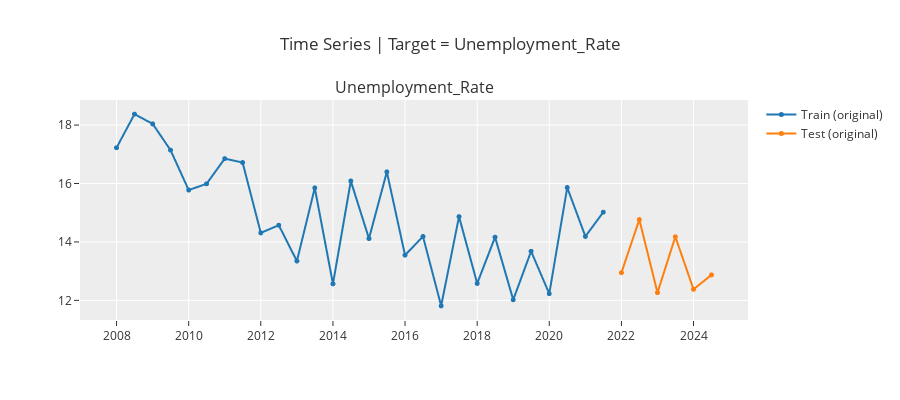
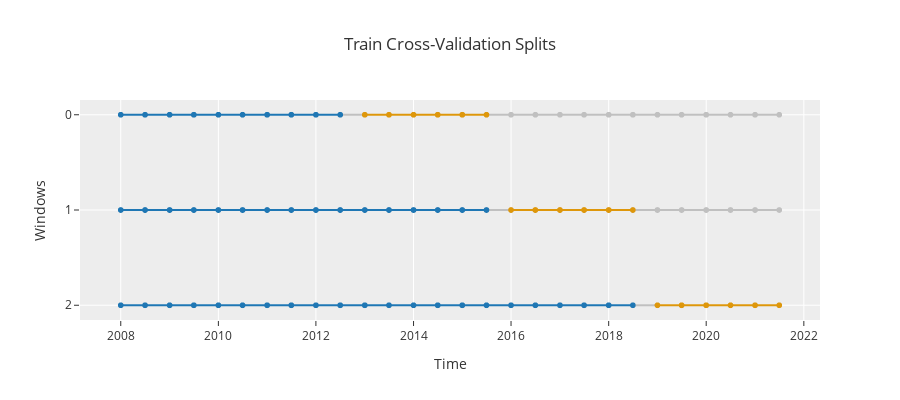

The code cell stored with these charts, in order, in its notebook:
### Code cell
exp.plot_model(plot="train_test_split", fig_kwargs={"height": 400, "width": 900})
exp.plot_model(plot="cv", fig_kwargs={"height": 400, "width": 900})

### Figure 1 — Plotly figure (JSON) as saved in the notebook; plotly's stock layout.template omitted (floating-point values rounded to 4 significant figures)
{"data": [{"line": {"color": "rgb(31, 119, 180)", "width": 2}, "marker": {"color": "rgb(31, 119, 180)", "size": 5}, "mode": "lines+markers", "name": "Train (original)", "type": "scattergl", "x": ["2008-01-01T00:00:00", "2008-07-01T00:00:00", "2009-01-01T00:00:00", "2009-07-01T00:00:00", "2010-01-01T00:00:00", "2010-07-01T00:00:00", "2011-01-01T00:00:00", "2011-07-01T00:00:00", "2012-01-01T00:00:00", "2012-07-01T00:00:00", "2013-01-01T00:00:00", "2013-07-01T00:00:00", "2014-01-01T00:00:00", "2014-07-01T00:00:00", "2015-01-01T00:00:00", "2015-07-01T00:00:00", "2016-01-01T00:00:00", "2016-07-01T00:00:00", "2017-01-01T00:00:00", "2017-07-01T00:00:00", "2018-01-01T00:00:00", "2018-07-01T00:00:00", "2019-01-01T00:00:00", "2019-07-01T00:00:00", "2020-01-01T00:00:00", "2020-07-01T00:00:00", "2021-01-01T00:00:00", "2021-07-01T00:00:00", "2022-01-01T00:00:00", "2022-07-01T00:00:00", "2023-01-01T00:00:00", "2023-07-01T00:00:00", "2024-01-01T00:00:00", "2024-07-01T00:00:00"], "xaxis": "x", "y": [17.22, 18.37, 18.04, 17.14, 15.78, 15.99, 16.85, 16.72, 14.31, 14.57, 13.35, 15.85, 12.57, 16.08, 14.12, 16.4, 13.55, 14.19, 11.81, 14.87, 12.58, 14.16, 12.02, 13.68, 12.23, 15.86, 14.19, 15.02, null, null, null, null, null, null], "yaxis": "y"}, {"line": {"color": "rgb(255, 127, 14)", "width": 2}, "marker": {"color": "rgb(255, 127, 14)", "size": 5}, "mode": "lines+markers", "name": "Test (original)", "type": "scattergl", "x": ["2008-01-01T00:00:00", "2008-07-01T00:00:00", "2009-01-01T00:00:00", "2009-07-01T00:00:00", "2010-01-01T00:00:00", "2010-07-01T00:00:00", "2011-01-01T00:00:00", "2011-07-01T00:00:00", "2012-01-01T00:00:00", "2012-07-01T00:00:00", "2013-01-01T00:00:00", "2013-07-01T00:00:00", "2014-01-01T00:00:00", "2014-07-01T00:00:00", "2015-01-01T00:00:00", "2015-07-01T00:00:00", "2016-01-01T00:00:00", "2016-07-01T00:00:00", "2017-01-01T00:00:00", "2017-07-01T00:00:00", "2018-01-01T00:00:00", "2018-07-01T00:00:00", "2019-01-01T00:00:00", "2019-07-01T00:00:00", "2020-01-01T00:00:00", "2020-07-01T00:00:00", "2021-01-01T00:00:00", "2021-07-01T00:00:00", "2022-01-01T00:00:00", "2022-07-01T00:00:00", "2023-01-01T00:00:00", "2023-07-01T00:00:00", "2024-01-01T00:00:00", "2024-07-01T00:00:00"], "xaxis": "x", "y": [null, null, null, null, null, null, null, null, null, null, null, null, null, null, null, null, null, null, null, null, null, null, null, null, null, null, null, null, 12.95, 14.76, 12.27, 14.18, 12.38, 12.87], "yaxis": "y"}], "layout": {"annotations": [{"font": {"size": 16}, "showarrow": false, "text": "Unemployment_Rate", "x": 0.5, "xanchor": "center", "xref": "paper", "y": 1, "yanchor": "bottom", "yref": "paper"}], "autosize": false, "height": 400, "showlegend": true, "title": {"text": "Time Series | Target = Unemployment_Rate"}, "width": 900, "xaxis": {"anchor": "y", "domain": [0, 1]}, "yaxis": {"anchor": "x", "domain": [0, 1]}}}

### Figure 2 — Plotly figure (JSON) as saved in the notebook; plotly's stock layout.template omitted (floating-point values rounded to 4 significant figures)
{"data": [{"hoverinfo": "skip", "line": {"color": "#C0C0C0"}, "mode": "lines+markers", "name": "Unchanged", "showlegend": false, "type": "scattergl", "x": ["2008-01-01T00:00:00", "2008-07-01T00:00:00"], "y": ["2", "2"]}, {"hoverinfo": "skip", "line": {"color": "#C0C0C0"}, "mode": "lines+markers", "name": "Unchanged", "showlegend": false, "type": "scattergl", "x": ["2008-07-01T00:00:00", "2009-01-01T00:00:00"], "y": ["2", "2"]}, {"hoverinfo": "skip", "line": {"color": "#C0C0C0"}, "mode": "lines+markers", "name": "Unchanged", "showlegend": false, "type": "scattergl", "x": ["2009-01-01T00:00:00", "2009-07-01T00:00:00"], "y": ["2", "2"]}, {"hoverinfo": "skip", "line": {"color": "#C0C0C0"}, "mode": "lines+markers", "name": "Unchanged", "showlegend": false, "type": "scattergl", "x": ["2009-07-01T00:00:00", "2010-01-01T00:00:00"], "y": ["2", "2"]}, {"hoverinfo": "skip", "line": {"color": "#C0C0C0"}, "mode": "lines+markers", "name": "Unchanged", "showlegend": false, "type": "scattergl", "x": ["2010-01-01T00:00:00", "2010-07-01T00:00:00"], "y": ["2", "2"]}, {"hoverinfo": "skip", "line": {"color": "#C0C0C0"}, "mode": "lines+markers", "name": "Unchanged", "showlegend": false, "type": "scattergl", "x": ["2010-07-01T00:00:00", "2011-01-01T00:00:00"], "y": ["2", "2"]}, {"hoverinfo": "skip", "line": {"color": "#C0C0C0"}, "mode": "lines+markers", "name": "Unchanged", "showlegend": false, "type": "scattergl", "x": ["2011-01-01T00:00:00", "2011-07-01T00:00:00"], "y": ["2", "2"]}, {"hoverinfo": "skip", "line": {"color": "#C0C0C0"}, "mode": "lines+markers", "name": "Unchanged", "showlegend": false, "type": "scattergl", "x": ["2011-07-01T00:00:00", "2012-01-01T00:00:00"], "y": ["2", "2"]}, {"hoverinfo": "skip", "line": {"color": "#C0C0C0"}, "mode": "lines+markers", "name": "Unchanged", "showlegend": false, "type": "scattergl", "x": ["2012-01-01T00:00:00", "2012-07-01T00:00:00"], "y": ["2", "2"]}, {"hoverinfo": "skip", "line": {"color": "#C0C0C0"}, "mode": "lines+markers", "name": "Unchanged", "showlegend": false, "type": "scattergl", "x": ["2012-07-01T00:00:00", "2013-01-01T00:00:00"], "y": ["2", "2"]}, {"hoverinfo": "skip", "line": {"color": "#C0C0C0"}, "mode": "lines+markers", "name": "Unchanged", "showlegend": false, "type": "scattergl", "x": ["2013-01-01T00:00:00", "2013-07-01T00:00:00"], "y": ["2", "2"]}, {"hoverinfo": "skip", "line": {"color": "#C0C0C0"}, "mode": "lines+markers", "name": "Unchanged", "showlegend": false, "type": "scattergl", "x": ["2013-07-01T00:00:00", "2014-01-01T00:00:00"], "y": ["2", "2"]}, {"hoverinfo": "skip", "line": {"color": "#C0C0C0"}, "mode": "lines+markers", "name": "Unchanged", "showlegend": false, "type": "scattergl", "x": ["2014-01-01T00:00:00", "2014-07-01T00:00:00"], "y": ["2", "2"]}, {"hoverinfo": "skip", "line": {"color": "#C0C0C0"}, "mode": "lines+markers", "name": "Unchanged", "showlegend": false, "type": "scattergl", "x": ["2014-07-01T00:00:00", "2015-01-01T00:00:00"], "y": ["2", "2"]}, {"hoverinfo": "skip", "line": {"color": "#C0C0C0"}, "mode": "lines+markers", "name": "Unchanged", "showlegend": false, "type": "scattergl", "x": ["2015-01-01T00:00:00", "2015-07-01T00:00:00"], "y": ["2", "2"]}, {"hoverinfo": "skip", "line": {"color": "#C0C0C0"}, "mode": "lines+markers", "name": "Unchanged", "showlegend": false, "type": "scattergl", "x": ["2015-07-01T00:00:00", "2016-01-01T00:00:00"], "y": ["2", "2"]}, {"hoverinfo": "skip", "line": {"color": "#C0C0C0"}, "mode": "lines+markers", "name": "Unchanged", "showlegend": false, "type": "scattergl", "x": ["2016-01-01T00:00:00", "2016-07-01T00:00:00"], "y": ["2", "2"]}, {"hoverinfo": "skip", "line": {"color": "#C0C0C0"}, "mode": "lines+markers", "name": "Unchanged", "showlegend": false, "type": "scattergl", "x": ["2016-07-01T00:00:00", "2017-01-01T00:00:00"], "y": ["2", "2"]}, {"hoverinfo": "skip", "line": {"color": "#C0C0C0"}, "mode": "lines+markers", "name": "Unchanged", "showlegend": false, "type": "scattergl", "x": ["2017-01-01T00:00:00", "2017-07-01T00:00:00"], "y": ["2", "2"]}, {"hoverinfo": "skip", "line": {"color": "#C0C0C0"}, "mode": "lines+markers", "name": "Unchanged", "showlegend": false, "type": "scattergl", "x": ["2017-07-01T00:00:00", "2018-01-01T00:00:00"], "y": ["2", "2"]}, {"hoverinfo": "skip", "line": {"color": "#C0C0C0"}, "mode": "lines+markers", "name": "Unchanged", "showlegend": false, "type": "scattergl", "x": ["2018-01-01T00:00:00", "2018-07-01T00:00:00"], "y": ["2", "2"]}, {"hoverinfo": "skip", "line": {"color": "#C0C0C0"}, "mode": "lines+markers", "name": "Unchanged", "showlegend": false, "type": "scattergl", "x": ["2018-07-01T00:00:00", "2019-01-01T00:00:00"], "y": ["2", "2"]}, {"hoverinfo": "skip", "line": {"color": "#C0C0C0"}, "mode": "lines+markers", "name": "Unchanged", "showlegend": false, "type": "scattergl", "x": ["2019-01-01T00:00:00", "2019-07-01T00:00:00"], "y": ["2", "2"]}, {"hoverinfo": "skip", "line": {"color": "#C0C0C0"}, "mode": "lines+markers", "name": "Unchanged", "showlegend": false, "type": "scattergl", "x": ["2019-07-01T00:00:00", "2020-01-01T00:00:00"], "y": ["2", "2"]}, {"hoverinfo": "skip", "line": {"color": "#C0C0C0"}, "mode": "lines+markers", "name": "Unchanged", "showlegend": false, "type": "scattergl", "x": ["2020-01-01T00:00:00", "2020-07-01T00:00:00"], "y": ["2", "2"]}, {"hoverinfo": "skip", "line": {"color": "#C0C0C0"}, "mode": "lines+markers", "name": "Unchanged", "showlegend": false, "type": "scattergl", "x": ["2020-07-01T00:00:00", "2021-01-01T00:00:00"], "y": ["2", "2"]}, {"hoverinfo": "skip", "line": {"color": "#C0C0C0"}, "mode": "lines+markers", "name": "Unchanged", "showlegend": false, "type": "scattergl", "x": ["2021-01-01T00:00:00", "2021-07-01T00:00:00"], "y": ["2", "2"]}, {"hoverinfo": "skip", "line": {"color": "#1f77b4"}, "mode": "lines+markers", "name": "Train", "showlegend": false, "type": "scattergl", "x": ["2008-01-01T00:00:00", "2008-07-01T00:00:00"], "y": ["2", "2"]}, {"hoverinfo": "skip", "line": {"color": "#1f77b4"}, "mode": "lines+markers", "name": "Train", "showlegend": false, "type": "scattergl", "x": ["2008-07-01T00:00:00", "2009-01-01T00:00:00"], "y": ["2", "2"]}, {"hoverinfo": "skip", "line": {"color": "#1f77b4"}, "mode": "lines+markers", "name": "Train", "showlegend": false, "type": "scattergl", "x": ["2009-01-01T00:00:00", "2009-07-01T00:00:00"], "y": ["2", "2"]}, {"hoverinfo": "skip", "line": {"color": "#1f77b4"}, "mode": "lines+markers", "name": "Train", "showlegend": false, "type": "scattergl", "x": ["2009-07-01T00:00:00", "2010-01-01T00:00:00"], "y": ["2", "2"]}, {"hoverinfo": "skip", "line": {"color": "#1f77b4"}, "mode": "lines+markers", "name": "Train", "showlegend": false, "type": "scattergl", "x": ["2010-01-01T00:00:00", "2010-07-01T00:00:00"], "y": ["2", "2"]}, {"hoverinfo": "skip", "line": {"color": "#1f77b4"}, "mode": "lines+markers", "name": "Train", "showlegend": false, "type": "scattergl", "x": ["2010-07-01T00:00:00", "2011-01-01T00:00:00"], "y": ["2", "2"]}, {"hoverinfo": "skip", "line": {"color": "#1f77b4"}, "mode": "lines+markers", "name": "Train", "showlegend": false, "type": "scattergl", "x": ["2011-01-01T00:00:00", "2011-07-01T00:00:00"], "y": ["2", "2"]}, {"hoverinfo": "skip", "line": {"color": "#1f77b4"}, "mode": "lines+markers", "name": "Train", "showlegend": false, "type": "scattergl", "x": ["2011-07-01T00:00:00", "2012-01-01T00:00:00"], "y": ["2", "2"]}, {"hoverinfo": "skip", "line": {"color": "#1f77b4"}, "mode": "lines+markers", "name": "Train", "showlegend": false, "type": "scattergl", "x": ["2012-01-01T00:00:00", "2012-07-01T00:00:00"], "y": ["2", "2"]}, {"hoverinfo": "skip", "line": {"color": "#1f77b4"}, "mode": "lines+markers", "name": "Train", "showlegend": false, "type": "scattergl", "x": ["2012-07-01T00:00:00", "2013-01-01T00:00:00"], "y": ["2", "2"]}, {"hoverinfo": "skip", "line": {"color": "#1f77b4"}, "mode": "lines+markers", "name": "Train", "showlegend": false, "type": "scattergl", "x": ["2013-01-01T00:00:00", "2013-07-01T00:00:00"], "y": ["2", "2"]}, {"hoverinfo": "skip", "line": {"color": "#1f77b4"}, "mode": "lines+markers", "name": "Train", "showlegend": false, "type": "scattergl", "x": ["2013-07-01T00:00:00", "2014-01-01T00:00:00"], "y": ["2", "2"]}, {"hoverinfo": "skip", "line": {"color": "#1f77b4"}, "mode": "lines+markers", "name": "Train", "showlegend": false, "type": "scattergl", "x": ["2014-01-01T00:00:00", "2014-07-01T00:00:00"], "y": ["2", "2"]}, {"hoverinfo": "skip", "line": {"color": "#1f77b4"}, "mode": "lines+markers", "name": "Train", "showlegend": false, "type": "scattergl", "x": ["2014-07-01T00:00:00", "2015-01-01T00:00:00"], "y": ["2", "2"]}, {"hoverinfo": "skip", "line": {"color": "#1f77b4"}, "mode": "lines+markers", "name": "Train", "showlegend": false, "type": "scattergl", "x": ["2015-01-01T00:00:00", "2015-07-01T00:00:00"], "y": ["2", "2"]}, {"hoverinfo": "skip", "line": {"color": "#1f77b4"}, "mode": "lines+markers", "name": "Train", "showlegend": false, "type": "scattergl", "x": ["2015-07-01T00:00:00", "2016-01-01T00:00:00"], "y": ["2", "2"]}, {"hoverinfo": "skip", "line": {"color": "#1f77b4"}, "mode": "lines+markers", "name": "Train", "showlegend": false, "type": "scattergl", "x": ["2016-01-01T00:00:00", "2016-07-01T00:00:00"], "y": ["2", "2"]}, {"hoverinfo": "skip", "line": {"color": "#1f77b4"}, "mode": "lines+markers", "name": "Train", "showlegend": false, "type": "scattergl", "x": ["2016-07-01T00:00:00", "2017-01-01T00:00:00"], "y": ["2", "2"]}, {"hoverinfo": "skip", "line": {"color": "#1f77b4"}, "mode": "lines+markers", "name": "Train", "showlegend": false, "type": "scattergl", "x": ["2017-01-01T00:00:00", "2017-07-01T00:00:00"], "y": ["2", "2"]}, {"hoverinfo": "skip", "line": {"color": "#1f77b4"}, "mode": "lines+markers", "name": "Train", "showlegend": false, "type": "scattergl", "x": ["2017-07-01T00:00:00", "2018-01-01T00:00:00"], "y": ["2", "2"]}, {"hoverinfo": "skip", "line": {"color": "#1f77b4"}, "mode": "lines+markers", "name": "Train", "showlegend": false, "type": "scattergl", "x": ["2018-01-01T00:00:00", "2018-07-01T00:00:00"], "y": ["2", "2"]}, {"hoverinfo": "skip", "line": {"color": "#DE970B"}, "mode": "lines+markers", "name": "ForecastHorizon", "showlegend": false, "type": "scattergl", "x": ["2019-01-01T00:00:00", "2019-07-01T00:00:00"], "y": ["2", "2"]}, {"hoverinfo": "skip", "line": {"color": "#DE970B"}, "mode": "lines+markers", "name": "ForecastHorizon", "showlegend": false, "type": "scattergl", "x": ["2019-07-01T00:00:00", "2020-01-01T00:00:00"], "y": ["2", "2"]}, {"hoverinfo": "skip", "line": {"color": "#DE970B"}, "mode": "lines+markers", "name": "ForecastHorizon", "showlegend": false, "type": "scattergl", "x": ["2020-01-01T00:00:00", "2020-07-01T00:00:00"], "y": ["2", "2"]}, {"hoverinfo": "skip", "line": {"color": "#DE970B"}, "mode": "lines+markers", "name": "ForecastHorizon", "showlegend": false, "type": "scattergl", "x": ["2020-07-01T00:00:00", "2021-01-01T00:00:00"], "y": ["2", "2"]}, {"hoverinfo": "skip", "line": {"color": "#DE970B"}, "mode": "lines+markers", "name": "ForecastHorizon", "showlegend": false, "type": "scattergl", "x": ["2021-01-01T00:00:00", "2021-07-01T00:00:00"], "y": ["2", "2"]}, {"hoverinfo": "skip", "line": {"color": "#C0C0C0"}, "mode": "lines+markers", "name": "Unchanged", "showlegend": false, "type": "scattergl", "x": ["2008-01-01T00:00:00", "2008-07-01T00:00:00"], "y": ["1", "1"]}, {"hoverinfo": "skip", "line": {"color": "#C0C0C0"}, "mode": "lines+markers", "name": "Unchanged", "showlegend": false, "type": "scattergl", "x": ["2008-07-01T00:00:00", "2009-01-01T00:00:00"], "y": ["1", "1"]}, {"hoverinfo": "skip", "line": {"color": "#C0C0C0"}, "mode": "lines+markers", "name": "Unchanged", "showlegend": false, "type": "scattergl", "x": ["2009-01-01T00:00:00", "2009-07-01T00:00:00"], "y": ["1", "1"]}, {"hoverinfo": "skip", "line": {"color": "#C0C0C0"}, "mode": "lines+markers", "name": "Unchanged", "showlegend": false, "type": "scattergl", "x": ["2009-07-01T00:00:00", "2010-01-01T00:00:00"], "y": ["1", "1"]}, {"hoverinfo": "skip", "line": {"color": "#C0C0C0"}, "mode": "lines+markers", "name": "Unchanged", "showlegend": false, "type": "scattergl", "x": ["2010-01-01T00:00:00", "2010-07-01T00:00:00"], "y": ["1", "1"]}, {"hoverinfo": "skip", "line": {"color": "#C0C0C0"}, "mode": "lines+markers", "name": "Unchanged", "showlegend": false, "type": "scattergl", "x": ["2010-07-01T00:00:00", "2011-01-01T00:00:00"], "y": ["1", "1"]}, {"hoverinfo": "skip", "line": {"color": "#C0C0C0"}, "mode": "lines+markers", "name": "Unchanged", "showlegend": false, "type": "scattergl", "x": ["2011-01-01T00:00:00", "2011-07-01T00:00:00"], "y": ["1", "1"]}, {"hoverinfo": "skip", "line": {"color": "#C0C0C0"}, "mode": "lines+markers", "name": "Unchanged", "showlegend": false, "type": "scattergl", "x": ["2011-07-01T00:00:00", "2012-01-01T00:00:00"], "y": ["1", "1"]}, {"hoverinfo": "skip", "line": {"color": "#C0C0C0"}, "mode": "lines+markers", "name": "Unchanged", "showlegend": false, "type": "scattergl", "x": ["2012-01-01T00:00:00", "2012-07-01T00:00:00"], "y": ["1", "1"]}, {"hoverinfo": "skip", "line": {"color": "#C0C0C0"}, "mode": "lines+markers", "name": "Unchanged", "showlegend": false, "type": "scattergl", "x": ["2012-07-01T00:00:00", "2013-01-01T00:00:00"], "y": ["1", "1"]}, {"hoverinfo": "skip", "line": {"color": "#C0C0C0"}, "mode": "lines+markers", "name": "Unchanged", "showlegend": false, "type": "scattergl", "x": ["2013-01-01T00:00:00", "2013-07-01T00:00:00"], "y": ["1", "1"]}, {"hoverinfo": "skip", "line": {"color": "#C0C0C0"}, "mode": "lines+markers", "name": "Unchanged", "showlegend": false, "type": "scattergl", "x": ["2013-07-01T00:00:00", "2014-01-01T00:00:00"], "y": ["1", "1"]}, {"hoverinfo": "skip", "line": {"color": "#C0C0C0"}, "mode": "lines+markers", "name": "Unchanged", "showlegend": false, "type": "scattergl", "x": ["2014-01-01T00:00:00", "2014-07-01T00:00:00"], "y": ["1", "1"]}, {"hoverinfo": "skip", "line": {"color": "#C0C0C0"}, "mode": "lines+markers", "name": "Unchanged", "showlegend": false, "type": "scattergl", "x": ["2014-07-01T00:00:00", "2015-01-01T00:00:00"], "y": ["1", "1"]}, {"hoverinfo": "skip", "line": {"color": "#C0C0C0"}, "mode": "lines+markers", "name": "Unchanged", "showlegend": false, "type": "scattergl", "x": ["2015-01-01T00:00:00", "2015-07-01T00:00:00"], "y": ["1", "1"]}, {"hoverinfo": "skip", "line": {"color": "#C0C0C0"}, "mode": "lines+markers", "name": "Unchanged", "showlegend": false, "type": "scattergl", "x": ["2015-07-01T00:00:00", "2016-01-01T00:00:00"], "y": ["1", "1"]}, {"hoverinfo": "skip", "line": {"color": "#C0C0C0"}, "mode": "lines+markers", "name": "Unchanged", "showlegend": false, "type": "scattergl", "x": ["2016-01-01T00:00:00", "2016-07-01T00:00:00"], "y": ["1", "1"]}, {"hoverinfo": "skip", "line": {"color": "#C0C0C0"}, "mode": "lines+markers", "name": "Unchanged", "showlegend": false, "type": "scattergl", "x": ["2016-07-01T00:00:00", "2017-01-01T00:00:00"], "y": ["1", "1"]}, {"hoverinfo": "skip", "line": {"color": "#C0C0C0"}, "mode": "lines+markers", "name": "Unchanged", "showlegend": false, "type": "scattergl", "x": ["2017-01-01T00:00:00", "2017-07-01T00:00:00"], "y": ["1", "1"]}, {"hoverinfo": "skip", "line": {"color": "#C0C0C0"}, "mode": "lines+markers", "name": "Unchanged", "showlegend": false, "type": "scattergl", "x": ["2017-07-01T00:00:00", "2018-01-01T00:00:00"], "y": ["1", "1"]}, {"hoverinfo": "skip", "line": {"color": "#C0C0C0"}, "mode": "lines+markers", "name": "Unchanged", "showlegend": false, "type": "scattergl", "x": ["2018-01-01T00:00:00", "2018-07-01T00:00:00"], "y": ["1", "1"]}, {"hoverinfo": "skip", "line": {"color": "#C0C0C0"}, "mode": "lines+markers", "name": "Unchanged", "showlegend": false, "type": "scattergl", "x": ["2018-07-01T00:00:00", "2019-01-01T00:00:00"], "y": ["1", "1"]}, {"hoverinfo": "skip", "line": {"color": "#C0C0C0"}, "mode": "lines+markers", "name": "Unchanged", "showlegend": false, "type": "scattergl", "x": ["2019-01-01T00:00:00", "2019-07-01T00:00:00"], "y": ["1", "1"]}, {"hoverinfo": "skip", "line": {"color": "#C0C0C0"}, "mode": "lines+markers", "name": "Unchanged", "showlegend": false, "type": "scattergl", "x": ["2019-07-01T00:00:00", "2020-01-01T00:00:00"], "y": ["1", "1"]}, {"hoverinfo": "skip", "line": {"color": "#C0C0C0"}, "mode": "lines+markers", "name": "Unchanged", "showlegend": false, "type": "scattergl", "x": ["2020-01-01T00:00:00", "2020-07-01T00:00:00"], "y": ["1", "1"]}, {"hoverinfo": "skip", "line": {"color": "#C0C0C0"}, "mode": "lines+markers", "name": "Unchanged", "showlegend": false, "type": "scattergl", "x": ["2020-07-01T00:00:00", "2021-01-01T00:00:00"], "y": ["1", "1"]}, {"hoverinfo": "skip", "line": {"color": "#C0C0C0"}, "mode": "lines+markers", "name": "Unchanged", "showlegend": false, "type": "scattergl", "x": ["2021-01-01T00:00:00", "2021-07-01T00:00:00"], "y": ["1", "1"]}, {"hoverinfo": "skip", "line": {"color": "#1f77b4"}, "mode": "lines+markers", "name": "Train", "showlegend": false, "type": "scattergl", "x": ["2008-01-01T00:00:00", "2008-07-01T00:00:00"], "y": ["1", "1"]}, {"hoverinfo": "skip", "line": {"color": "#1f77b4"}, "mode": "lines+markers", "name": "Train", "showlegend": false, "type": "scattergl", "x": ["2008-07-01T00:00:00", "2009-01-01T00:00:00"], "y": ["1", "1"]}, {"hoverinfo": "skip", "line": {"color": "#1f77b4"}, "mode": "lines+markers", "name": "Train", "showlegend": false, "type": "scattergl", "x": ["2009-01-01T00:00:00", "2009-07-01T00:00:00"], "y": ["1", "1"]}, {"hoverinfo": "skip", "line": {"color": "#1f77b4"}, "mode": "lines+markers", "name": "Train", "showlegend": false, "type": "scattergl", "x": ["2009-07-01T00:00:00", "2010-01-01T00:00:00"], "y": ["1", "1"]}, {"hoverinfo": "skip", "line": {"color": "#1f77b4"}, "mode": "lines+markers", "name": "Train", "showlegend": false, "type": "scattergl", "x": ["2010-01-01T00:00:00", "2010-07-01T00:00:00"], "y": ["1", "1"]}, {"hoverinfo": "skip", "line": {"color": "#1f77b4"}, "mode": "lines+markers", "name": "Train", "showlegend": false, "type": "scattergl", "x": ["2010-07-01T00:00:00", "2011-01-01T00:00:00"], "y": ["1", "1"]}, {"hoverinfo": "skip", "line": {"color": "#1f77b4"}, "mode": "lines+markers", "name": "Train", "showlegend": false, "type": "scattergl", "x": ["2011-01-01T00:00:00", "2011-07-01T00:00:00"], "y": ["1", "1"]}, {"hoverinfo": "skip", "line": {"color": "#1f77b4"}, "mode": "lines+markers", "name": "Train", "showlegend": false, "type": "scattergl", "x": ["2011-07-01T00:00:00", "2012-01-01T00:00:00"], "y": ["1", "1"]}, {"hoverinfo": "skip", "line": {"color": "#1f77b4"}, "mode": "lines+markers", "name": "Train", "showlegend": false, "type": "scattergl", "x": ["2012-01-01T00:00:00", "2012-07-01T00:00:00"], "y": ["1", "1"]}, {"hoverinfo": "skip", "line": {"color": "#1f77b4"}, "mode": "lines+markers", "name": "Train", "showlegend": false, "type": "scattergl", "x": ["2012-07-01T00:00:00", "2013-01-01T00:00:00"], "y": ["1", "1"]}, {"hoverinfo": "skip", "line": {"color": "#1f77b4"}, "mode": "lines+markers", "name": "Train", "showlegend": false, "type": "scattergl", "x": ["2013-01-01T00:00:00", "2013-07-01T00:00:00"], "y": ["1", "1"]}, {"hoverinfo": "skip", "line": {"color": "#1f77b4"}, "mode": "lines+markers", "name": "Train", "showlegend": false, "type": "scattergl", "x": ["2013-07-01T00:00:00", "2014-01-01T00:00:00"], "y": ["1", "1"]}, {"hoverinfo": "skip", "line": {"color": "#1f77b4"}, "mode": "lines+markers", "name": "Train", "showlegend": false, "type": "scattergl", "x": ["2014-01-01T00:00:00", "2014-07-01T00:00:00"], "y": ["1", "1"]}, {"hoverinfo": "skip", "line": {"color": "#1f77b4"}, "mode": "lines+markers", "name": "Train", "showlegend": false, "type": "scattergl", "x": ["2014-07-01T00:00:00", "2015-01-01T00:00:00"], "y": ["1", "1"]}, {"hoverinfo": "skip", "line": {"color": "#1f77b4"}, "mode": "lines+markers", "name": "Train", "showlegend": false, "type": "scattergl", "x": ["2015-01-01T00:00:00", "2015-07-01T00:00:00"], "y": ["1", "1"]}, {"hoverinfo": "skip", "line": {"color": "#DE970B"}, "mode": "lines+markers", "name": "ForecastHorizon", "showlegend": false, "type": "scattergl", "x": ["2016-01-01T00:00:00", "2016-07-01T00:00:00"], "y": ["1", "1"]}, {"hoverinfo": "skip", "line": {"color": "#DE970B"}, "mode": "lines+markers", "name": "ForecastHorizon", "showlegend": false, "type": "scattergl", "x": ["2016-07-01T00:00:00", "2017-01-01T00:00:00"], "y": ["1", "1"]}, {"hoverinfo": "skip", "line": {"color": "#DE970B"}, "mode": "lines+markers", "name": "ForecastHorizon", "showlegend": false, "type": "scattergl", "x": ["2017-01-01T00:00:00", "2017-07-01T00:00:00"], "y": ["1", "1"]}, {"hoverinfo": "skip", "line": {"color": "#DE970B"}, "mode": "lines+markers", "name": "ForecastHorizon", "showlegend": false, "type": "scattergl", "x": ["2017-07-01T00:00:00", "2018-01-01T00:00:00"], "y": ["1", "1"]}, {"hoverinfo": "skip", "line": {"color": "#DE970B"}, "mode": "lines+markers", "name": "ForecastHorizon", "showlegend": false, "type": "scattergl", "x": ["2018-01-01T00:00:00", "2018-07-01T00:00:00"], "y": ["1", "1"]}, {"hoverinfo": "skip", "line": {"color": "#C0C0C0"}, "mode": "lines+markers", "name": "Unchanged", "showlegend": false, "type": "scattergl", "x": ["2008-01-01T00:00:00", "2008-07-01T00:00:00"], "y": ["0", "0"]}, {"hoverinfo": "skip", "line": {"color": "#C0C0C0"}, "mode": "lines+markers", "name": "Unchanged", "showlegend": false, "type": "scattergl", "x": ["2008-07-01T00:00:00", "2009-01-01T00:00:00"], "y": ["0", "0"]}, {"hoverinfo": "skip", "line": {"color": "#C0C0C0"}, "mode": "lines+markers", "name": "Unchanged", "showlegend": false, "type": "scattergl", "x": ["2009-01-01T00:00:00", "2009-07-01T00:00:00"], "y": ["0", "0"]}, {"hoverinfo": "skip", "line": {"color": "#C0C0C0"}, "mode": "lines+markers", "name": "Unchanged", "showlegend": false, "type": "scattergl", "x": ["2009-07-01T00:00:00", "2010-01-01T00:00:00"], "y": ["0", "0"]}, {"hoverinfo": "skip", "line": {"color": "#C0C0C0"}, "mode": "lines+markers", "name": "Unchanged", "showlegend": false, "type": "scattergl", "x": ["2010-01-01T00:00:00", "2010-07-01T00:00:00"], "y": ["0", "0"]}, {"hoverinfo": "skip", "line": {"color": "#C0C0C0"}, "mode": "lines+markers", "name": "Unchanged", "showlegend": false, "type": "scattergl", "x": ["2010-07-01T00:00:00", "2011-01-01T00:00:00"], "y": ["0", "0"]}, {"hoverinfo": "skip", "line": {"color": "#C0C0C0"}, "mode": "lines+markers", "name": "Unchanged", "showlegend": false, "type": "scattergl", "x": ["2011-01-01T00:00:00", "2011-07-01T00:00:00"], "y": ["0", "0"]}, {"hoverinfo": "skip", "line": {"color": "#C0C0C0"}, "mode": "lines+markers", "name": "Unchanged", "showlegend": false, "type": "scattergl", "x": ["2011-07-01T00:00:00", "2012-01-01T00:00:00"], "y": ["0", "0"]}, {"hoverinfo": "skip", "line": {"color": "#C0C0C0"}, "mode": "lines+markers", "name": "Unchanged", "showlegend": false, "type": "scattergl", "x": ["2012-01-01T00:00:00", "2012-07-01T00:00:00"], "y": ["0", "0"]}, {"hoverinfo": "skip", "line": {"color": "#C0C0C0"}, "mode": "lines+markers", "name": "Unchanged", "showlegend": false, "type": "scattergl", "x": ["2012-07-01T00:00:00", "2013-01-01T00:00:00"], "y": ["0", "0"]}, {"hoverinfo": "skip", "line": {"color": "#C0C0C0"}, "mode": "lines+markers", "name": "Unchanged", "showlegend": false, "type": "scattergl", "x": ["2013-01-01T00:00:00", "2013-07-01T00:00:00"], "y": ["0", "0"]}, {"hoverinfo": "skip", "line": {"color": "#C0C0C0"}, "mode": "lines+markers", "name": "Unchanged", "showlegend": false, "type": "scattergl", "x": ["2013-07-01T00:00:00", "2014-01-01T00:00:00"], "y": ["0", "0"]}, {"hoverinfo": "skip", "line": {"color": "#C0C0C0"}, "mode": "lines+markers", "name": "Unchanged", "showlegend": false, "type": "scattergl", "x": ["2014-01-01T00:00:00", "2014-07-01T00:00:00"], "y": ["0", "0"]}, {"hoverinfo": "skip", "line": {"color": "#C0C0C0"}, "mode": "lines+markers", "name": "Unchanged", "showlegend": false, "type": "scattergl", "x": ["2014-07-01T00:00:00", "2015-01-01T00:00:00"], "y": ["0", "0"]}, {"hoverinfo": "skip", "line": {"color": "#C0C0C0"}, "mode": "lines+markers", "name": "Unchanged", "showlegend": false, "type": "scattergl", "x": ["2015-01-01T00:00:00", "2015-07-01T00:00:00"], "y": ["0", "0"]}, {"hoverinfo": "skip", "line": {"color": "#C0C0C0"}, "mode": "lines+markers", "name": "Unchanged", "showlegend": false, "type": "scattergl", "x": ["2015-07-01T00:00:00", "2016-01-01T00:00:00"], "y": ["0", "0"]}, {"hoverinfo": "skip", "line": {"color": "#C0C0C0"}, "mode": "lines+markers", "name": "Unchanged", "showlegend": false, "type": "scattergl", "x": ["2016-01-01T00:00:00", "2016-07-01T00:00:00"], "y": ["0", "0"]}, {"hoverinfo": "skip", "line": {"color": "#C0C0C0"}, "mode": "lines+markers", "name": "Unchanged", "showlegend": false, "type": "scattergl", "x": ["2016-07-01T00:00:00", "2017-01-01T00:00:00"], "y": ["0", "0"]}, {"hoverinfo": "skip", "line": {"color": "#C0C0C0"}, "mode": "lines+markers", "name": "Unchanged", "showlegend": false, "type": "scattergl", "x": ["2017-01-01T00:00:00", "2017-07-01T00:00:00"], "y": ["0", "0"]}, {"hoverinfo": "skip", "line": {"color": "#C0C0C0"}, "mode": "lines+markers", "name": "Unchanged", "showlegend": false, "type": "scattergl", "x": ["2017-07-01T00:00:00", "2018-01-01T00:00:00"], "y": ["0", "0"]}, {"hoverinfo": "skip", "line": {"color": "#C0C0C0"}, "mode": "lines+markers", "name": "Unchanged", "showlegend": false, "type": "scattergl", "x": ["2018-01-01T00:00:00", "2018-07-01T00:00:00"], "y": ["0", "0"]}, {"hoverinfo": "skip", "line": {"color": "#C0C0C0"}, "mode": "lines+markers", "name": "Unchanged", "showlegend": false, "type": "scattergl", "x": ["2018-07-01T00:00:00", "2019-01-01T00:00:00"], "y": ["0", "0"]}, {"hoverinfo": "skip", "line": {"color": "#C0C0C0"}, "mode": "lines+markers", "name": "Unchanged", "showlegend": false, "type": "scattergl", "x": ["2019-01-01T00:00:00", "2019-07-01T00:00:00"], "y": ["0", "0"]}, {"hoverinfo": "skip", "line": {"color": "#C0C0C0"}, "mode": "lines+markers", "name": "Unchanged", "showlegend": false, "type": "scattergl", "x": ["2019-07-01T00:00:00", "2020-01-01T00:00:00"], "y": ["0", "0"]}, {"hoverinfo": "skip", "line": {"color": "#C0C0C0"}, "mode": "lines+markers", "name": "Unchanged", "showlegend": false, "type": "scattergl", "x": ["2020-01-01T00:00:00", "2020-07-01T00:00:00"], "y": ["0", "0"]}, {"hoverinfo": "skip", "line": {"color": "#C0C0C0"}, "mode": "lines+markers", "name": "Unchanged", "showlegend": false, "type": "scattergl", "x": ["2020-07-01T00:00:00", "2021-01-01T00:00:00"], "y": ["0", "0"]}, {"hoverinfo": "skip", "line": {"color": "#C0C0C0"}, "mode": "lines+markers", "name": "Unchanged", "showlegend": false, "type": "scattergl", "x": ["2021-01-01T00:00:00", "2021-07-01T00:00:00"], "y": ["0", "0"]}, {"hoverinfo": "skip", "line": {"color": "#1f77b4"}, "mode": "lines+markers", "name": "Train", "showlegend": false, "type": "scattergl", "x": ["2008-01-01T00:00:00", "2008-07-01T00:00:00"], "y": ["0", "0"]}, {"hoverinfo": "skip", "line": {"color": "#1f77b4"}, "mode": "lines+markers", "name": "Train", "showlegend": false, "type": "scattergl", "x": ["2008-07-01T00:00:00", "2009-01-01T00:00:00"], "y": ["0", "0"]}, {"hoverinfo": "skip", "line": {"color": "#1f77b4"}, "mode": "lines+markers", "name": "Train", "showlegend": false, "type": "scattergl", "x": ["2009-01-01T00:00:00", "2009-07-01T00:00:00"], "y": ["0", "0"]}, {"hoverinfo": "skip", "line": {"color": "#1f77b4"}, "mode": "lines+markers", "name": "Train", "showlegend": false, "type": "scattergl", "x": ["2009-07-01T00:00:00", "2010-01-01T00:00:00"], "y": ["0", "0"]}, {"hoverinfo": "skip", "line": {"color": "#1f77b4"}, "mode": "lines+markers", "name": "Train", "showlegend": false, "type": "scattergl", "x": ["2010-01-01T00:00:00", "2010-07-01T00:00:00"], "y": ["0", "0"]}, {"hoverinfo": "skip", "line": {"color": "#1f77b4"}, "mode": "lines+markers", "name": "Train", "showlegend": false, "type": "scattergl", "x": ["2010-07-01T00:00:00", "2011-01-01T00:00:00"], "y": ["0", "0"]}, {"hoverinfo": "skip", "line": {"color": "#1f77b4"}, "mode": "lines+markers", "name": "Train", "showlegend": false, "type": "scattergl", "x": ["2011-01-01T00:00:00", "2011-07-01T00:00:00"], "y": ["0", "0"]}, {"hoverinfo": "skip", "line": {"color": "#1f77b4"}, "mode": "lines+markers", "name": "Train", "showlegend": false, "type": "scattergl", "x": ["2011-07-01T00:00:00", "2012-01-01T00:00:00"], "y": ["0", "0"]}, {"hoverinfo": "skip", "line": {"color": "#1f77b4"}, "mode": "lines+markers", "name": "Train", "showlegend": false, "type": "scattergl", "x": ["2012-01-01T00:00:00", "2012-07-01T00:00:00"], "y": ["0", "0"]}, {"hoverinfo": "skip", "line": {"color": "#DE970B"}, "mode": "lines+markers", "name": "ForecastHorizon", "showlegend": false, "type": "scattergl", "x": ["2013-01-01T00:00:00", "2013-07-01T00:00:00"], "y": ["0", "0"]}, {"hoverinfo": "skip", "line": {"color": "#DE970B"}, "mode": "lines+markers", "name": "ForecastHorizon", "showlegend": false, "type": "scattergl", "x": ["2013-07-01T00:00:00", "2014-01-01T00:00:00"], "y": ["0", "0"]}, {"hoverinfo": "skip", "line": {"color": "#DE970B"}, "mode": "lines+markers", "name": "ForecastHorizon", "showlegend": false, "type": "scattergl", "x": ["2014-01-01T00:00:00", "2014-07-01T00:00:00"], "y": ["0", "0"]}, {"hoverinfo": "skip", "line": {"color": "#DE970B"}, "mode": "lines+markers", "name": "ForecastHorizon", "showlegend": false, "type": "scattergl", "x": ["2014-07-01T00:00:00", "2015-01-01T00:00:00"], "y": ["0", "0"]}, {"hoverinfo": "skip", "line": {"color": "#DE970B"}, "mode": "lines+markers", "name": "ForecastHorizon", "showlegend": false, "type": "scattergl", "x": ["2015-01-01T00:00:00", "2015-07-01T00:00:00"], "y": ["0", "0"]}], "layout": {"autosize": false, "height": 400, "showlegend": true, "title": {"text": "Train Cross-Validation Splits"}, "width": 900, "xaxis": {"title": {"text": "Time"}, "zeroline": false}, "yaxis": {"title": {"text": "Windows"}}}}
